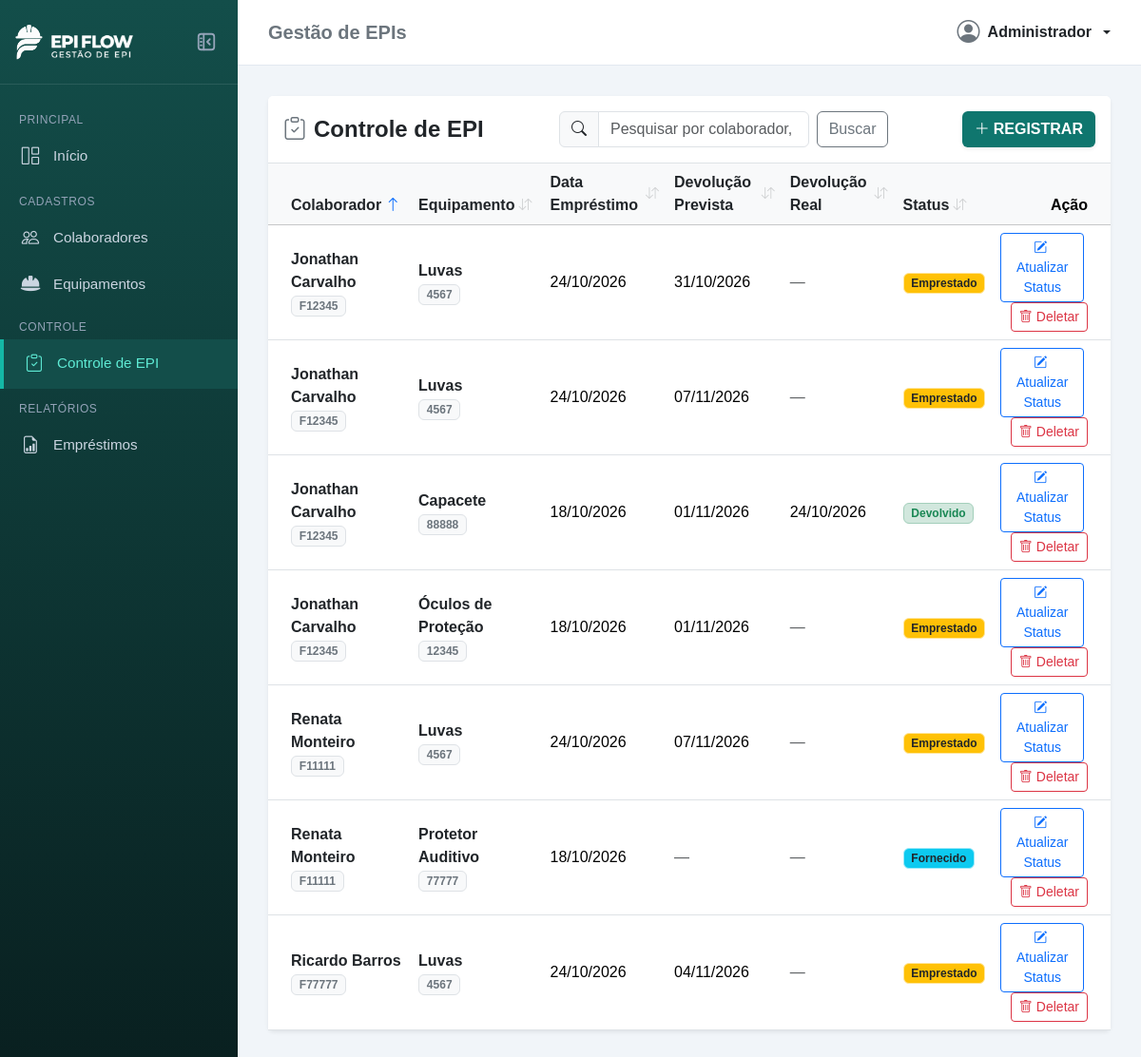
/emprestimos/?busca=&campo=colaborador&direcao=asc, run on the app's committed database.
### apps/emprestimos/models.py (models this page shows, shortened)
class Emprestimo(models.Model):
    STATUS_CHOICES = [
        ('Emprestado', 'Emprestado'),
        ('Fornecido', 'Fornecido'),
        ('Devolvido', 'Devolvido'),
        ('Danificado', 'Danificado'),
        ('Perdido', 'Perdido'),
    ]
    colaborador = models.ForeignKey(
        Colaborador,
        on_delete=models.PROTECT,
        related_name='emprestimos',
        verbose_name='Colaborador',
    )
    equipamento = models.ForeignKey(
        Equipamento,
        on_delete=models.PROTECT,
        related_name='emprestimos',
        verbose_name='Equipamento',
    )
    data_emprestimo = models.DateField(verbose_name='Data do Empréstimo')
    data_devolucao_prevista = models.DateField(
        null=True,
        blank=True,
        verbose_name='Data Prevista de Devolução'
    )
    data_devolucao_real = models.DateField(
        null=True,
        blank=True,
        verbose_name='Data da Devolução',
    )
    status = models.CharField(
        max_length=15,
        choices=STATUS_CHOICES,
        default='Emprestado',
        verbose_name='Status',
    )
    observacao = models.TextField(
        blank=True,
        default='',
        verbose_name='Observação na Devolução',
    )
    class Meta:
        verbose_name = 'Empréstimo'
        verbose_name_plural = 'Empréstimos'
        ordering = ['-id']
    @property
    def ca_vencido_em_uso(self):
        from django.utils import timezone
        if self.status == 'Emprestado' and self.equipamento and self.equipamento.validade_ca:
            return self.equipamento.validade_ca < timezone.now().date()
        return False

### apps/colaboradores/models.py (models this page shows, shortened)
class Colaborador(models.Model):
    nome = models.CharField(max_length=100)
    cpf = models.CharField(max_length=14)
    matricula = models.CharField(max_length=10)
    funcao = models.CharField(max_length=50)
    telefone = models.CharField(max_length=15)
    email = models.EmailField(max_length=60)
    ativo = models.BooleanField(default=True)

### apps/epis/models.py (models this page shows, shortened)
class Equipamento(models.Model):
    nome = models.CharField(max_length=100)
    ca_numero = models.CharField(max_length=30)
    validade_ca = models.DateField()
    saldo_estoque = models.IntegerField(default=0)
    estoque_minimo = models.IntegerField(default=5)
    ativo = models.BooleanField(default=True)

### apps/emprestimos/views.py (the view)
# urls.py: path('', views.listar_emprestimos, name='listar'),
def listar_emprestimos(request):
    termo_busca = request.GET.get('busca', '').strip()
    campo_ordenacao = request.GET.get('campo', 'data_emprestimo')
    direcao_ordenacao = request.GET.get('direcao', 'desc')
    todos = Emprestimo.objects.select_related('colaborador', 'equipamento').all()
    if termo_busca:
        termo_normalizado = remover_acentos(termo_busca)
        emprestimos = [
            e for e in todos
            if termo_normalizado in remover_acentos(e.colaborador.nome)
            or termo_normalizado in remover_acentos(e.colaborador.matricula)
            or termo_normalizado in remover_acentos(e.equipamento.nome)
            or termo_normalizado in remover_acentos(e.equipamento.ca_numero)
            or termo_normalizado in remover_acentos(e.status)
        ]
    else:
        emprestimos = list(todos)
    emprestimos = aplicar_ordenacao(emprestimos, campo_ordenacao, direcao_ordenacao)
    return render(request, 'emprestimos/listar.html', {
        'emprestimos': emprestimos,
        'termo_busca': termo_busca,
        'campo_ordenacao': campo_ordenacao,
        'direcao_ordenacao': direcao_ordenacao,
    })

### templates/emprestimos/listar.html (shortened to what this page needs)
{% extends 'base.html' %}
{% block content %}
<div class="card shadow-sm border-0">
    <div class="card-header bg-white border-bottom py-3">
        <div class="row g-3 align-items-center justify-content-between">
            <div class="col-12 col-md-4">
                <h4 class="mb-0 fw-bold">
                    <i class="bi bi-clipboard-check me-2 text-secondary"></i>Controle de EPI
                </h4>
            </div>
            <div class="col-12 col-md-5">
                <form method="GET" class="d-flex gap-2">
                    <div class="input-group">
                        <span class="input-group-text bg-light"><i class="bi bi-search"></i></span>
                        <input type="text" name="busca" class="form-control"
                            placeholder="Pesquisar por colaborador, EPI ou status" value="{{ termo_busca }}">
                    </div>
                    <button type="submit" class="btn btn-outline-secondary">Buscar</button>
                </form>
            </div>
            <div class="col-12 col-md-3 text-md-end">
                <a href="{% url 'emprestimos:cadastrar' %}" class="btn btn-custom fw-bold shadow-sm">
                    <i class="bi bi-plus-lg me-1"></i>REGISTRAR
                </a>
            </div>
        </div>
    </div>
    <div class="card-body p-0">
        {% if emprestimos %}
        <div class="table-responsive">
            <table class="table table-hover align-middle mb-0">
                <thead class="table-light">
                    <tr>
                        <th class="ps-4">
                            <a href="?busca={{ termo_busca }}&campo=colaborador&direcao={% if campo_ordenacao == 'colaborador' and direcao_ordenacao == 'asc' %}desc{% else %}asc{% endif %}"
                                class="text-dark text-decoration-none d-inline-flex align-items-center gap-1"
                                title="Clique para ordenar por Colaborador">
                                <span>Colaborador</span>
                                {% if campo_ordenacao == 'colaborador' %}
                                {% if direcao_ordenacao == 'asc' %}
                                <i class="bi bi-arrow-up text-primary fw-bold" title="Crescente (A-Z)"></i>
                                {% else %}
                                <i class="bi bi-arrow-down text-primary fw-bold" title="Decrescente (Z-A)"></i>
                                {% endif %}
                                {% else %}
                                <i class="bi bi-arrow-down-up text-muted opacity-25 small"></i>
                                {% endif %}
                            </a>
                        </th>
                        <th>
                            <a href="?busca={{ termo_busca }}&campo=equipamento&direcao={% if campo_ordenacao == 'equipamento' and direcao_ordenacao == 'asc' %}desc{% else %}asc{% endif %}"
                                class="text-dark text-decoration-none d-inline-flex align-items-center gap-1"
                                title="Clique para ordenar por Equipamento">
                                <span>Equipamento</span>
                                {% if campo_ordenacao == 'equipamento' %}
                                {% if direcao_ordenacao == 'asc' %}
                                <i class="bi bi-arrow-up text-primary fw-bold" title="Crescente (A-Z)"></i>
                                {% else %}
                                <i class="bi bi-arrow-down text-primary fw-bold" title="Decrescente (Z-A)"></i>
                                {% endif %}
                                {% else %}
                                <i class="bi bi-arrow-down-up text-muted opacity-25 small"></i>
                                {% endif %}
                            </a>
                        </th>
                        <th>
                            <a href="?busca={{ termo_busca }}&campo=data_emprestimo&direcao={% if campo_ordenacao == 'data_emprestimo' and direcao_ordenacao == 'asc' %}desc{% else %}asc{% endif %}"
                                class="text-dark text-decoration-none d-inline-flex align-items-center gap-1"
                                title="Clique para ordenar por Data de Empréstimo">
                                <span>Data Empréstimo</span>
                                {% if campo_ordenacao == 'data_emprestimo' %}
                                {% if direcao_ordenacao == 'asc' %}
                                <i class="bi bi-arrow-up text-primary fw-bold" title="Mais antigos primeiro"></i>
                                {% else %}
                                <i class="bi bi-arrow-down text-primary fw-bold" title="Mais recentes primeiro"></i>
                                {% endif %}
                                {% else %}
                                <i class="bi bi-arrow-down-up text-muted opacity-25 small"></i>
                                {% endif %}
                            </a>
                        </th>
                        <th>
                            <a href="?busca={{ termo_busca }}&campo=devolucao_prevista&direcao={% if campo_ordenacao == 'devolucao_prevista' and direcao_ordenacao == 'asc' %}desc{% else %}asc{% endif %}"
                                class="text-dark text-decoration-none d-inline-flex align-items-center gap-1"
                                title="Clique para ordenar por Devolução Prevista">
                                <span>Devolução Prevista</span>
                                {% if campo_ordenacao == 'devolucao_prevista' %}
                                {% if direcao_ordenacao == 'asc' %}
                                <i class="bi bi-arrow-up text-primary fw-bold" title="Mais antigas primeiro"></i>
                                {% else %}
                                <i class="bi bi-arrow-down text-primary fw-bold" title="Mais recentes primeiro"></i>
                                {% endif %}
                                {% else %}
                                <i class="bi bi-arrow-down-up text-muted opacity-25 small"></i>
                                {% endif %}
                            </a>
                        </th>
                        <th>
                            <a href="?busca={{ termo_busca }}&campo=devolucao_real&direcao={% if campo_ordenacao == 'devolucao_real' and direcao_ordenacao == 'asc' %}desc{% else %}asc{% endif %}"
                                class="text-dark text-decoration-none d-inline-flex align-items-center gap-1"
                                title="Clique para ordenar por Devolução Real">
                                <span>Devolução Real</span>
                                {% if campo_ordenacao == 'devolucao_real' %}
                                {% if direcao_ordenacao == 'asc' %}
                                <i class="bi bi-arrow-up text-primary fw-bold" title="Mais antigos primeiro"></i>
                                {% else %}
                                <i class="bi bi-arrow-down text-primary fw-bold" title="Mais recentes primeiro"></i>
                                {% endif %}
                                {% else %}
                                <i class="bi bi-arrow-down-up text-muted opacity-25 small"></i>
                                {% endif %}
                            </a>
                        </th>
                        <th>
                            <a href="?busca={{ termo_busca }}&campo=status&direcao={% if campo_ordenacao == 'status' and direcao_ordenacao == 'asc' %}desc{% else %}asc{% endif %}"
                                class="text-dark text-decoration-none d-inline-flex align-items-center gap-1"
                                title="Clique para ordenar por Status">
                                <span>Status</span>
                                {% if campo_ordenacao == 'status' %}
                                {% if direcao_ordenacao == 'asc' %}
                                <i class="bi bi-arrow-up text-primary fw-bold" title="Crescente (A-Z)"></i>
                                {% else %}
                                <i class="bi bi-arrow-down text-primary fw-bold" title="Decrescente (Z-A)"></i>
                                {% endif %}
                                {% else %}
                                <i class="bi bi-arrow-down-up text-muted opacity-25 small"></i>
                                {% endif %}
                            </a>
                        </th>
                        <th class="text-end pe-4">Ação</th>
                    </tr>
                </thead>
                <tbody>
                    {% for emp in emprestimos %}
                    <tr>
                        <td class="ps-4">
                            <div class="fw-semibold text-dark">{{ emp.colaborador.nome }}</div>
                            {% if emp.colaborador.matricula %}
                            <span class="badge bg-light text-secondary border">
                                {{ emp.colaborador.matricula }}
                            </span>
                            {% endif %}
                        </td>
                        <td>
                            <div class="fw-semibold text-dark">{{ emp.equipamento.nome }}</div>
                            {% if emp.equipamento.ca_numero %}
                            <span class="badge bg-light text-secondary border">
                                {{ emp.equipamento.ca_numero }}
                            </span>
                            {% endif %}
                        </td>
                        <td>{{ emp.data_emprestimo|date:"d/m/Y" }}</td>
                        <td>
                            {% if emp.data_devolucao_prevista %}
                            {{ emp.data_devolucao_prevista|date:"d/m/Y" }}
                            {% else %}
                            <span class="text-muted">—</span>
                            {% endif %}
                        </td>
                        <td>
                            {% if emp.data_devolucao_real %}
                            {{ emp.data_devolucao_real|date:"d/m/Y" }}
                            {% else %}
                            <span class="text-muted">—</span>
                            {% endif %}
                        </td>
                        <td>
                            {% if emp.status == 'Emprestado' %}
                            <span class="badge bg-warning text-dark border border-warning-subtle">Emprestado</span>
                            {% elif emp.status == 'Fornecido' %}
                            <span class="badge bg-info text-dark border border-info-subtle">Fornecido</span>
                            {% elif emp.status == 'Devolvido' %}
                            <span
                                class="badge bg-success-subtle text-success border border-success-subtle">Devolvido</span>
                            {% elif emp.status == 'Danificado' %}
                            <span
                                class="badge bg-danger-subtle text-danger border border-danger-subtle">Danificado</span>
                            {% elif emp.status == 'Perdido' %}
                            <span class="badge bg-dark text-white">Perdido</span>
                            {% endif %}
                        </td>
                        <td class="text-end pe-4">
                            <a href="{% url 'emprestimos:editar' emp.id %}" class="btn btn-sm btn-outline-primary me-1">
                                <i class="bi bi-pencil-square me-1"></i>Atualizar Status
                            </a>
                            <button type="button" class="btn btn-sm btn-outline-danger" data-bs-toggle="modal"
                                data-bs-target="#modalExcluir" data-emp-id="{{ emp.id }}"
                                data-emp-desc="{{ emp.equipamento.nome }} para {{ emp.colaborador.nome }}">
                                <i class="bi bi-trash me-1"></i>Deletar
                            </button>
                        </td>
                    </tr>
                    {% endfor %}
                </tbody>
            </table>
        </div>
        {% endif %}
    </div>
</div>
{% endblock %}

### data on the page
Emprestimo: colaborador.nome "Jonathan Carvalho", colaborador.matricula "F12345", equipamento.nome "Luvas", equipamento.ca_numero "4567", data_emprestimo "24/10/2026", data_devolucao_prevista "31/10/2026", status "Emprestado"
Emprestimo: colaborador.nome "Jonathan Carvalho", colaborador.matricula "F12345", equipamento.nome "Luvas", equipamento.ca_numero "4567", data_emprestimo "24/10/2026", data_devolucao_prevista "07/11/2026", status "Emprestado"
Emprestimo: colaborador.nome "Jonathan Carvalho", colaborador.matricula "F12345", equipamento.nome "Capacete", equipamento.ca_numero "88888", data_emprestimo "18/10/2026", data_devolucao_prevista "01/11/2026", data_devolucao_real "24/10/2026", status "Devolvido"
Emprestimo: colaborador.nome "Jonathan Carvalho", colaborador.matricula "F12345", equipamento.nome "Óculos de Proteção", equipamento.ca_numero "12345", data_emprestimo "18/10/2026", data_devolucao_prevista "01/11/2026", status "Emprestado"
Emprestimo: colaborador.nome "Renata Monteiro", colaborador.matricula "F11111", equipamento.nome "Luvas", equipamento.ca_numero "4567", data_emprestimo "24/10/2026", data_devolucao_prevista "07/11/2026", status "Emprestado"
Emprestimo: colaborador.nome "Renata Monteiro", colaborador.matricula "F11111", equipamento.nome "Protetor Auditivo", equipamento.ca_numero "77777", data_emprestimo "18/10/2026", status "Fornecido"
Emprestimo: colaborador.nome "Ricardo Barros", colaborador.matricula "F77777", equipamento.nome "Luvas", equipamento.ca_numero "4567", data_emprestimo "24/10/2026", data_devolucao_prevista "04/11/2026", status "Emprestado"
